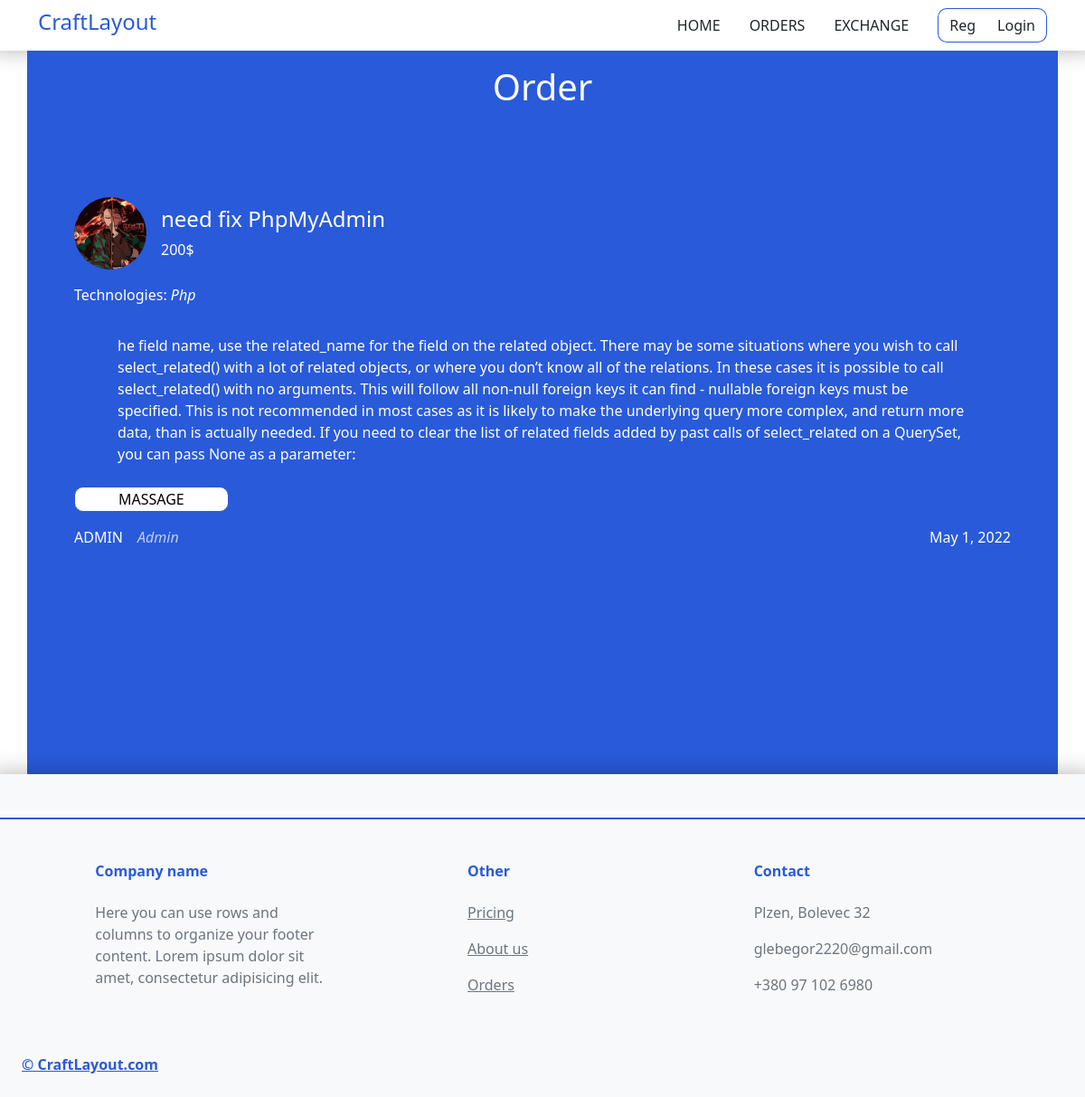
Page /exchange/3 on the committed database.
### exchange/models.py (models this page shows, shortened)
class Exchange(models.Model):
    user = models.ForeignKey(User, on_delete=models.CASCADE)
    title = models.CharField(max_length=255)
    salary = models.CharField(default='Agreements' ,max_length=255)
    text = models.TextField()
    technologies = models.CharField(max_length=255, default=' ')
    date = models.DateField(default=timezone.now)
    id = models.AutoField(primary_key=True)

### users/models.py (models this page shows, shortened)
class Profile(models.Model):
    user = models.OneToOneField(User, on_delete=models.CASCADE)
    Avatar = models.ImageField(default='default.png', upload_to='avatarks')
    banner = models.ImageField(default='default.png', upload_to='banners')
    position = models.CharField(default='Developer', max_length=150)

### exchange/views.py (the view)
# urls.py: path('exchange/<int:id>', exchViews.OrderPage),
def OrderPage(request, id):
    orders = Exchange.objects.filter(pk=id)
    context = {'data': orders}
    return render(request, 'exchange/exchangeOrder.html', context)

### exchange/templates/exchange/exchangeOrder.html (shortened to what this page needs)
{% extends 'services/main-layout.html' %}
{% block content%}
<div style="min-height:800px;background: #295AD9;" class='container'>
    <h1 class="text-center pt-3 text-light">Order</h1>
            {% for order in data%}
            <div class='orderExchange pb-5'>
                <div class="d-flex align-items-center mt-5 pb-3">
                    <img style="width: 80px; border-radius: 50%;" src={{ order.user.profile.Avatar.url}}>
                    <div class="ms-3">
                        <div class="h4">{{ order.title}}</div>
                        <div class="">{{ order.salary}}</div>
                    </div>
                </div>
                <p class="techExchange">Technologies: <em class="">{{ order.technologies}}</em></p>
                <div class="py-3 px-5">{{ order.text}}</div>
                <div>
                    <a href={{ order.id }}><button class="btnExchange text-uppercase my-2 px-5">Massage</button></a>
                    <div class="d-flex  justify-content-between pt-2">
                        <div class="d-flex">
                            <div class="text-uppercase">{{ order.user}}</div>
                            <em class="ps-3" style="opacity: .7;">{{ order.user.profile.position}}</em>
                        </div>
                        <div class="">{{ order.date}}</div>
                    </div>
                </div>
            </div>
            {% endfor%}
        </div>
    </div>
{% endblock%}

### services/static/services/style.css (style rules this page uses)
body { margin: 0; font-family: 'Raleway', sans-serif; }
button { background-color: #fff; border: 1px solid #295AD9!important; border-radius: 10px!important; }
.orderExchange { width: 100%; margin: 10px 0 auto; color: white; padding: 40px; border-radius: 10px; background-color: #295AD9; }

### rows in the picture
Exchange: user.profile.Avatar (picture), title "need fix PhpMyAdmin", salary "200$", technologies "Php", text "he field name, use the related_name for the field on the related object. There may be some situations where you wish to call select_related() with a lot of related objects, or where you don’t know all of the relations. In these cases it is possible to call select_related() with no arguments. This will follow all non-null foreign keys it can find - nullable foreign keys must be specified. This is not recommended in most cases as it is likely to make the underlying query more complex, and return more data, than is actually needed. If you need to clear the list of related fields added by past calls of select_related on a QuerySet, you can pass None as a parameter:", user "ADMIN", user.profile.position "Admin", date "May 1, 2022"
